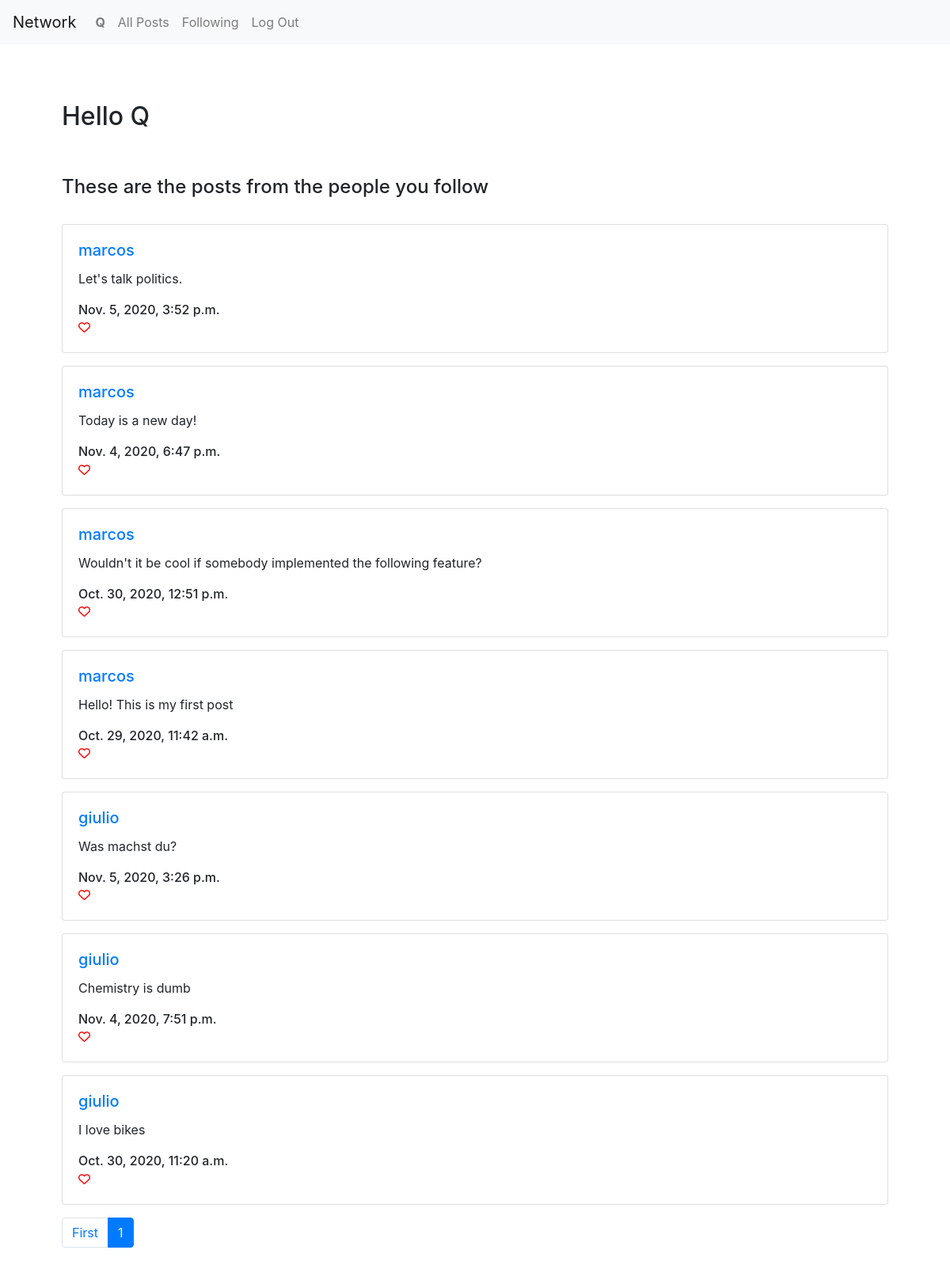
The page /following (signed in) on the database its author committed.
### network/models.py (models this page shows, shortened)
class Post(models.Model):
    user = models.ForeignKey(User, on_delete=models.CASCADE, related_name='post_user')
    content = models.CharField(max_length=600)
    date_created = models.DateTimeField(default=timezone.now)

class User(AbstractUser):
    def follow(self, follow_user):
        try:
            Follow_user.objects.get(user=self, follow=unfollow_user)
        except:
            Follow_user.objects.create(user=self, follow=follow_user)

### network/views.py (the view)
# urls.py: path("following", views.following_posts_view, name="following_posts"),
def following_posts_view(request):
    target_users = Follow_user.objects.filter(user=request.user)
    posts = []
    for user in target_users:
        for post in Post.objects.filter(user=user.follow).order_by('-date_created'):
            posts.append(post)
    posts = paginate(request, posts, 10)
    return render(request, 'network/following.html', {
        'user_name': request.user.username.capitalize(),
        'posts' : posts
    })

### network/logic.py (called while the page is built)
def paginate(request, data, amount):
    paginator = Paginator(data, amount)
    page_number = request.GET.get('page')
    page_obj = paginator.get_page(page_number)
    return page_obj

### network/templates/network/following.html (shortened to what this page needs)
{% extends "network/layout.html" %}
{% load static %}
{% block body %}
<br>
<div class="container p-5">
    <div id="animate">
        <h2 id="profile_txt">Hello {{user_name}}</h2><br><br>
    </div>
    <h4>These are the posts from the people you follow</h4><br>
        {% for post in posts %}
            <div class="card mb-3">
                <div class="card-body">
                    <h5 class="card-title">
                        <a href="{% url 'user_profile' id=post.user.id %}" id="user">{{ post.user }}</a>
                    </h5>
                    <div class="card-text" id="post_content">{{ post.content }}</div><br>
                    <h6 class="card-subtitle">{{ post.date_created }}</h6>
                    {% if user.is_authenticated %}
                    <i id="post_like" data-post_id="{{ post.id }}" class="far fa-heart icon-colour-r"></i>
                    {% endif %}
                </div>
            </div>
        {% endfor %}
        <nav aria-label="...">
            <ul class="pagination">
                <li class="page-item">
                    <a class="page-link" href="?page=1" tabindex="-1" aria-disabled="true">First</a>
                </li>
                <li class="page-item active" aria-current="page">
                    <a class="page-link" href="?page={{ posts.number }}">{{ posts.number }} <span class="sr-only">(current)</span></a>
                </li>
                </ul>
          </nav>
</div>
{% endblock %}

### network/static/network/styles.css (style rules this page uses)
#animate { -webkit-animation-name: slide; animation-name: slide; -webkit-animation-duration: 1.2s; animation-duration: 1.2s; -webkit-animation-fill-mode: forwards; animation-fill-mode: forwards; }
#post_like { font-size: 15px; }
#profile_txt { -webkit-animation-name: grow_txt; animation-name: grow_txt; -webkit-animation-duration: 1.2s; animation-duration: 1.2s; -webkit-animation-fill-mode: forwards; animation-fill-mode: forwards; }
.icon-colour-r { color: red; }

### rows shown on the page
Post: user "marcos", content "Let's talk politics.", date_created "Nov. 5, 2020, 3:52 p.m."
Post: user "marcos", content "Today is a new day!", date_created "Nov. 4, 2020, 6:47 p.m."
Post: user "marcos", content "Wouldn't it be cool if somebody implemented the following feature?", date_created "Oct. 30, 2020, 12:51 p.m."
Post: user "marcos", content "Hello! This is my first post", date_created "Oct. 29, 2020, 11:42 a.m."
Post: user "giulio", content "Was machst du?", date_created "Nov. 5, 2020, 3:26 p.m."
Post: user "giulio", content "Chemistry is dumb", date_created "Nov. 4, 2020, 7:51 p.m."
Post: user "giulio", content "I love bikes", date_created "Oct. 30, 2020, 11:20 a.m."

### other values the page prints
{{ user_name }} "Q"
{{ posts.number }} "1"
